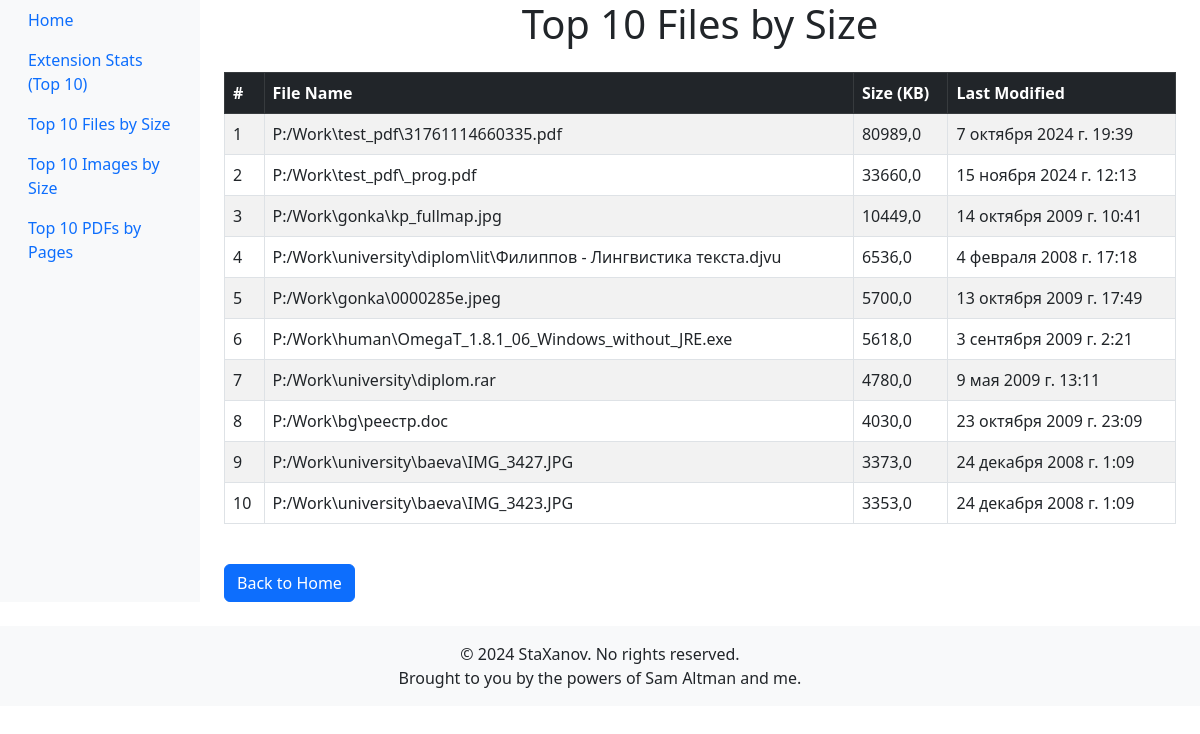
/stknapp/top/10/bysize/, run on the app's committed database.
### stknapp/models.py (models this page shows, shortened)
class FileInfo(models.Model):
    path = models.CharField(max_length=200)
    extension = models.CharField(max_length=10, null=True, blank=True)
    is_folder = models.BooleanField(null=True)
    size = models.FloatField()
    last_modified = models.DateTimeField(null=True, blank=True)
    created_time = models.DateTimeField(auto_now_add=True)
    is_container = models.BooleanField(null=True, blank=True)
    parent_object = models.CharField(null=True, blank=True, max_length=200)
    within_container = models.BooleanField(null=True)
    Office_last_mod_time = models.DateTimeField(null=True, blank=True)
    Office_last_mod_by = models.CharField(max_length=50, null=True, blank=True)
    XLS_num_sheets = models.IntegerField(null=True, blank=True)
    PDF_num_pages = models.IntegerField(null=True, blank=True)
    PDF_layout = models.CharField(max_length=20, null=True, blank=True)
    MP3_track_title = models.CharField(max_length=100, null=True, blank=True)
    MP3_artist = models.CharField(max_length=100, null=True, blank=True)
    MP3_duration = models.CharField(max_length=10, null=True, blank=True)
    AUD_bitrate = models.CharField(max_length=10, null=True, blank=True)
    IMG_size = models.FloatField(null=True, blank=True)
    IMG_dpi = models.CharField(max_length=10, null=True, blank=True)
    IMG_device = models.CharField(max_length=20, null=True, blank=True)

### stknapp/views.py (the view)
# urls.py: path("top/<int:num>/bysize/", views.sizetop, name="sizetop"),
def sizetop(request, num):
    try:
        num = int(num)  # строку в инт
        top_files = FileInfo.objects.order_by('-size')[:num]
        context = {
            "top_files": top_files,
            "num": num,
        }
        return render(request, "sizetop.html", context)
    except ValueError:
        return render(request, "sizetop.html", {"error": "Invalid number of files specified."})

### stknapp/templates/sizetop.html (shortened to what this page needs)
{% extends "base.html" %}
{% block content %}
<h1 class="text-center">Top {{ num }} Files by Size</h1>
{% if top_files %}
    <table class="table table-striped table-bordered mt-4">
        <thead class="table-dark">
            <tr>
                <th>#</th>
                <th>File Name</th>
                <th>Size (KB)</th>
                <th>Last Modified</th>
            </tr>
        </thead>
        <tbody>
            {% for file in top_files %}
                <tr>
                    <td>{{ forloop.counter }}</td>
                    <td>{{ file.path }}</td>
                    <td>{{ file.size }}</td>
                    <td>{{ file.last_modified }}</td>
                </tr>
            {% endfor %}
        </tbody>
    </table>
{% else %}
    <p class="text-center mt-4">No files found.</p>
{% endif %}
<a href="/stknapp" class="btn btn-primary mt-4">Back to Home</a>
{% endblock %}

### data on the page
FileInfo: path "P:/Work\\test_pdf\\31761114660335.pdf", size "80989,0", last_modified "7 октября 2024 г. 19:39"
FileInfo: path "P:/Work\\test_pdf\\_prog.pdf", size "33660,0", last_modified "15 ноября 2024 г. 12:13"
FileInfo: path "P:/Work\\gonka\\kp_fullmap.jpg", size "10449,0", last_modified "14 октября 2009 г. 10:41"
FileInfo: path "P:/Work\\university\\diplom\\lit\\Филиппов - Лингвистика текста.djvu", size "6536,0", last_modified "4 февраля 2008 г. 17:18"
FileInfo: path "P:/Work\\gonka\\0000285e.jpeg", size "5700,0", last_modified "13 октября 2009 г. 17:49"
FileInfo: path "P:/Work\\human\\OmegaT_1.8.1_06_Windows_without_JRE.exe", size "5618,0", last_modified "3 сентября 2009 г. 2:21"
FileInfo: path "P:/Work\\university\\diplom.rar", size "4780,0", last_modified "9 мая 2009 г. 13:11"
FileInfo: path "P:/Work\\bg\\реестр.doc", size "4030,0", last_modified "23 октября 2009 г. 23:09"
FileInfo: path "P:/Work\\university\\baeva\\IMG_3427.JPG", size "3373,0", last_modified "24 декабря 2008 г. 1:09"
FileInfo: path "P:/Work\\university\\baeva\\IMG_3423.JPG", size "3353,0", last_modified "24 декабря 2008 г. 1:09"
